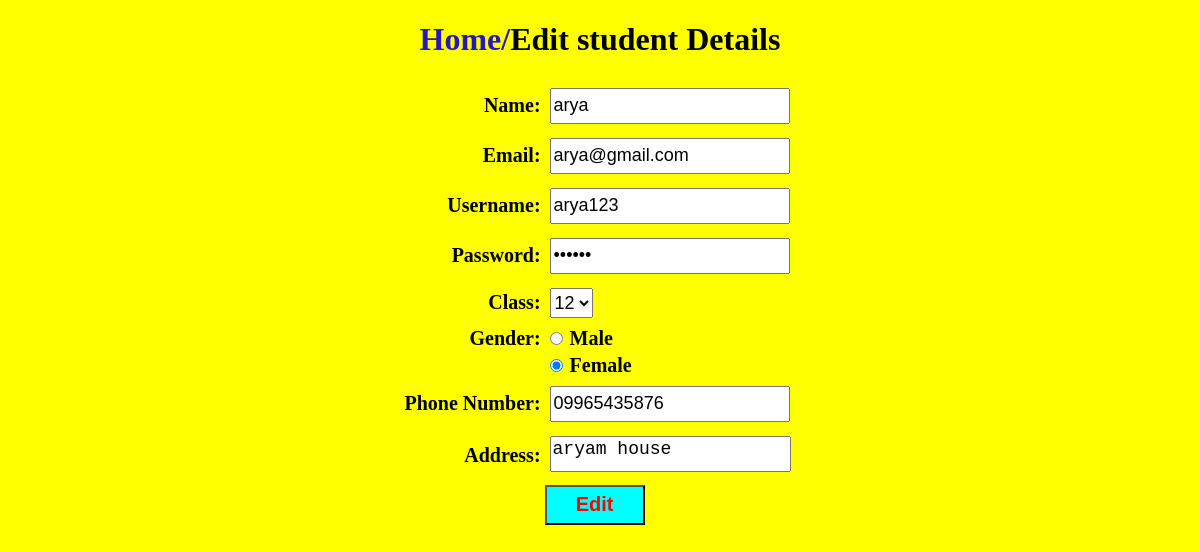
Page /editstudents/2 on the earlier database version.
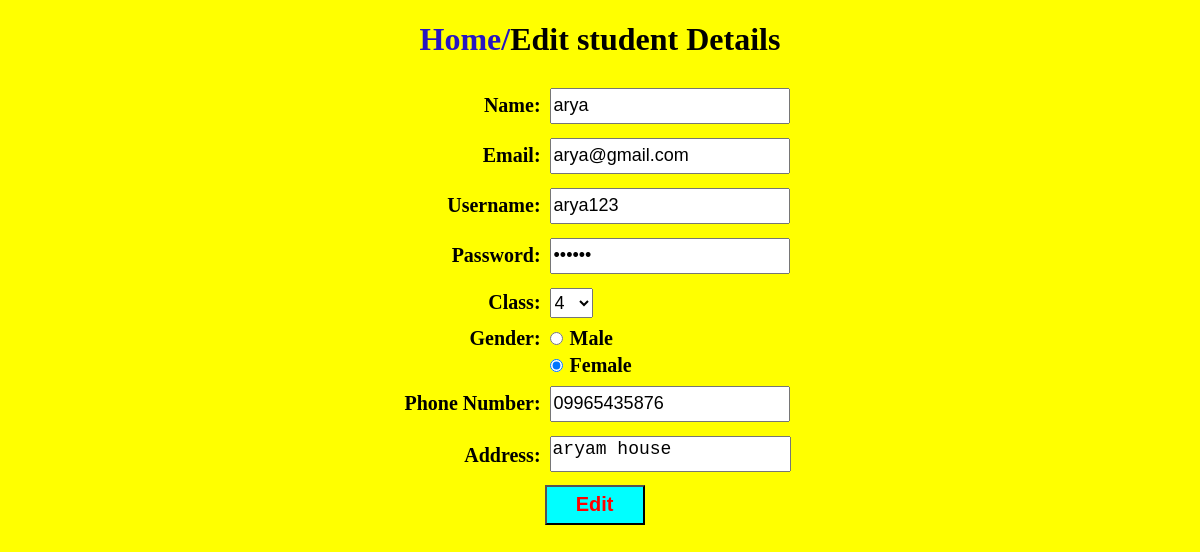
Same page on the later database version.
### school_app/models.py (models this page shows)
class Student(models.Model):
    Name=models.CharField(max_length=20)
    Email=models.EmailField(max_length=20)
    GENDER_CHOICES= (
        ('M', 'Male'),
        ('F', 'Female'),
        )
    Gender = models.CharField(max_length=1, choices=GENDER_CHOICES)
    Address=models.CharField(max_length=50)
    Phone_no=models.CharField(max_length=12)
    user_type=models.CharField(max_length=10)
    value=models.IntegerField(max_length=1)
    Username=models.CharField(max_length=12,default='student')
    Password=models.CharField(max_length=8,default=788904)
    cls=models.CharField(max_length=5,default=0)

### school_app/views.py (the view)
# urls.py: path('editstudents/<int:eid>',views.editstudents,name='editstudents'),
def editstudents(request,eid):
    if request.method=='POST':
        name=request.POST['nm']
        email=request.POST['em']
        username=request.POST['uname']
        password=request.POST['psw']
        try:
             class1 = request.POST['cls']
        except MultiValueDictKeyError:
            class1=8
        try:
             gender=request.POST['gend']
        except MultiValueDictKeyError:
            gender='female'
        phone_no=request.POST['ph']
        address=request.POST['ad']
        x=Student.objects.filter(id=eid).update(Name=name,Email=email,Username=username,Password=password,cls=class1,Gender=gender,Phone_no=phone_no,Address=address)
        return redirect(managestudent)
    else:
          a=Student.objects.get(id=eid)
          return render(request,'editstudents.html',{'a1':a})

### school_app/templates/editstudents.html (shortened to what this page needs)
<!DOCTYPE html>
<html lang="en">
<head>
</head>
<body style="background-color: yellow;">
    <h1 style="text-align: center;"><a href="/adminhome"
            style="text-decoration: none;color:rgb(39, 22, 193);">Home/</a>Edit student Details</h1>
    <form action="/editstudents/{{a1.id}}" method="POST">
        <table>
            <tr>
                <td class="column">
                    <label for="">Name:</label>
                </td>
                <td>
                    <input type="text" name="nm" value="{{a1.Name}}" id="in" required><br>
                </td>
            </tr>
            <tr>
                <td class="column">
                    <label for="">Email:</label>
                </td>
                <td>
                    <input type="email" name="em" value="{{a1.Email}}" id="in" required><br>
                </td>
            </tr>
            <tr>
                <td class="column">
                    <label for="">Username:</label>
                </td>
                <td>
                    <input type="text" name="uname" value="{{a1.Username}}" id="in" required><br>
                </td>
            </tr>
            <tr>
                <td class="column">
                    <label for="">Password:</label>
                </td>
                <td>
                    <input type="password" name="psw" value="{{a1.Password}}" id="in" required><br>
                </td>
            </tr>
            <tr>
                <td class="column">
                    <label for="">Class:</label>
                </td>
                <td>
                    <select name="cls" required id="in">
                        <option disabled="disabled" selected="selected">{{a1.cls}}</option>
                    </select>
                </td>
            </tr>
            <tr>
                <td class="column">
                    <label for="">Gender:</label>
                </td>
                <td>
                    <input type="radio" name="gend" value="Male" {% if a1.Gender == 'Male' %} checked {% endif %}
                        required> <span>Male</span>
                </td>
            </tr>
            <tr>
                <td></td>
                <td>
                    <input type="radio" name="gend" value="Female" {% if a1.Gender == 'Female' %} checked {% endif %}
                        required> <span>Female</span>
                </td>
            </tr>
            <tr>
                <td class="column">
                    <label for="">Phone Number:</label><br>
                </td>
                <td>
                    <input type="tel" name="ph" value="{{a1.Phone_no}}" id="in" required maxlength="10"><br>
                </td>
            </tr>
            <tr>
                <td class="column">
                    <label for="">Address:</label>
                </td>
                <td>
                    <textarea id="in" cols="20" rows="10" name="ad" style="resize: none;"
                        required>{{a1.Address}}</textarea><br>
                </td>
            </tr>
            <tr>
                <td></td>
                <td>
                    <input type="submit" value="Edit" class="button">
                </td>
            </tr>
        </table>
    </form>
</body>
</html>

Differences in the rows shown:
changed Student "arya": cls "12" → "4"
